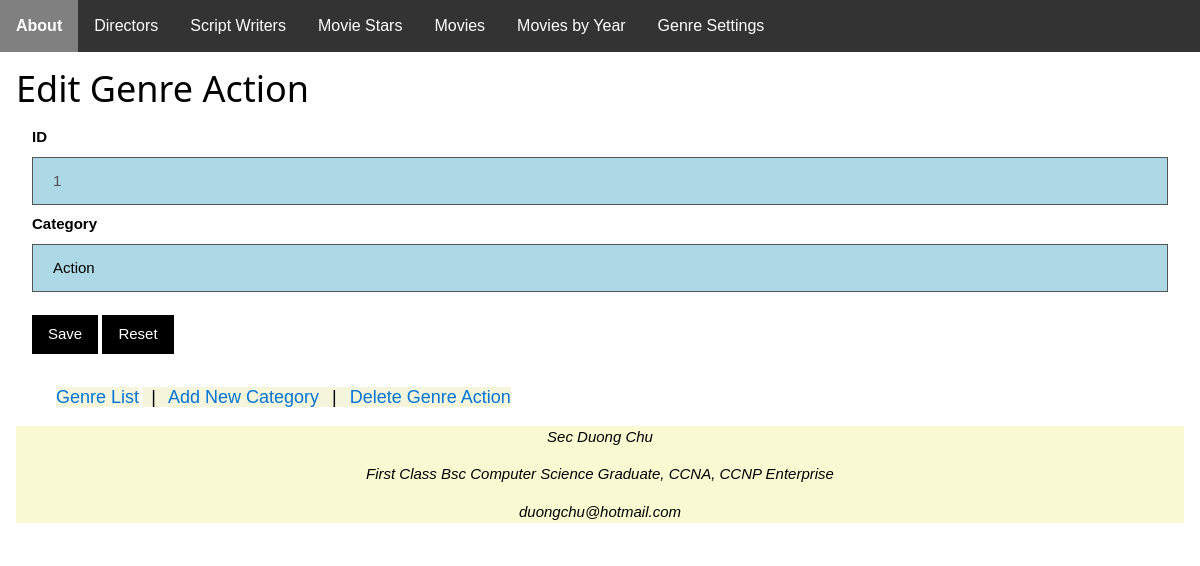
Page /genres/edit/1 on the committed database.
### app/models/models.py (models this page shows, shortened)
class genre(db.Model):
    Category_ID = db.Column(db.Integer, primary_key=True)
    Category_Name = db.Column(db.String(100), unique=True, nullable=False)

### app/genres/routes.py (the view, shortened to what this page needs)
@genres_bp.route("/edit/<int:Id>", methods=['GET','POST'])
def editGenre(Id):
    _genre = genre.query.get_or_404(Id)
    return render_template("genres/editGenre.html", genre=_genre)

### app/templates/genres/editGenre.html (shortened to what this page needs)
{% extends "base.html" %}
{% block content %}
<h1>Edit Genre {{ genre.Category_Name }} </h1>
{% set messages = get_flashed_messages() %}
<span id = "delete">
<form method="post" class="w3-container">
	<label for="id"><b>ID</b></label>
	<input type="number" value="{{ genre.Category_ID }}" name="id" min="1" disabled>
	<label for="category"><b>Category</b></label>
    <input id="category" type="text" value="{{ genre.Category_Name }}" name="category" required>
	<p><button class="w3-button w3-black" onclick="return confirm('You are about to edit Genre with ID {{ genre.Category_ID }}')"
	type="submit">Save</button> <a id="cancel" class="bttn w3-button w3-black">Reset</a></p>
</form>
 <ul class="breadcrumb">
  <li><a href="{{ url_for('genres.index') }}">Genre List</a></li>
  <li><a href="{{ url_for('genres.create') }}"> Add New Category </a></li>
    <li><a href="#" onclick="deleteEntity('delete','{{ url_for('genres.delete',Id=genre.Category_ID) }}','{{ genre.Category_ID }}')">
	Delete Genre {{ genre.Category_Name }}</a></li>
</ul>
<span>
{% endblock %}

### app/static/common.css (style rules this page uses)
html { box-sizing:border-box }
*,*:before,*:after { box-sizing:inherit }
html { -ms-text-size-adjust:100%;-webkit-text-size-adjust:100% }
body { margin:0 }
b,strong { font-weight:bolder }
button,input,select,textarea,optgroup { font:inherit;margin:0 }
button,input { overflow:visible }
button,select { text-transform:none }
button,[type=button],[type=reset],[type=submit] { -webkit-appearance:button }
html,body { font-family:Verdana,sans-serif;font-size:15px;line-height:1.5 }
html { overflow-x:hidden }
h1 { font-size:36px }
h1,h2,h3,h4,h5,h6 { font-family:"Segoe UI",Arial,sans-serif;font-weight:400;margin:10px 0 }
.w3-btn,.w3-button { border:none;display:inline-block;padding:8px 16px;vertical-align:middle;overflow:hidden;text-decoration:none;color:inherit;background-color:inherit;text-align:center;cursor:pointer;white-space:nowrap }
.w3-btn,.w3-button { -webkit-touch-callout:none;-webkit-user-select:none;-khtml-user-select:none;-moz-user-select:none;-ms-user-select:none;user-select:none }
.w3-container:after,.w3-container:before,.w3-panel:after,.w3-panel:before,.w3-row:after,.w3-row:before,.w3-row-padding:after,.w3-row-padding:before, .w3-cell-row:before,.w3-cell-row:after,.w3-clear:after,.w3-clear:before,.w3-bar:before,.w3-bar:after { content:"";display:table;clear:both }
.w3-container,.w3-panel { padding:0.01em 16px }
.w3-black,.w3-hover-black:hover { color:#fff!important;background-color:#000!important }

### app/static/style.css (style rules this page uses)
body { font-family: Arial, Helvetica, sans-serif; }
ul.breadcrumb li { display: inline; font-size: 18px; background-color: Beige; font-weight: normal; }
ul.breadcrumb li+li:before { padding: 8px; color: black; content: "|"; }
ul.breadcrumb li a { color: #0275d8; text-decoration: none; font-size: 18px; font-weight: normal; }
input[type=text], [type=number], [type=select] { width: 100%; padding: 12px 20px; margin: 8px 0; box-sizing: border-box; border: 1px solid #555; outline: none; }
input[type=text], [type=number], [type=select]:focus { background-color: lightblue; }

### rows in the picture
genre: Category_Name "Action", id "1", category "Action"
